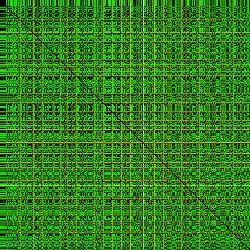
#> input picture imgs/healthy/voice002.jpg, 250 x 250 px, found by its file name; its folder holds only this picture in this run
$ jupyter execute --allow-errors main_file.ipynb   (older library calls are emulated)
#> lines starting #> are read from the running program, lines starting #| are printed output that depends on the picture
#> further down, img is the input picture: shape (250, 250, 3); mean B, G, R 19.6, 126.7, 49.5
[cell 1]
import warnings
warnings.filterwarnings('ignore')
import os
from tqdm import tqdm
from PIL import Image
import pandas as pd
import numpy as np
import matplotlib.pyplot as plt
from pyts.image import GramianAngularField
import cv2

from tensorflow.keras import layers, models
from sklearn.preprocessing import LabelEncoder
from sklearn.model_selection import train_test_split
from sklearn.preprocessing import StandardScaler
from imblearn.over_sampling import SMOTE
from sklearn.experimental import enable_halving_search_cv
from sklearn.model_selection import HalvingGridSearchCV, StratifiedKFold
from sklearn.svm import SVC

from sklearn.metrics import classification_report, ConfusionMatrixDisplay

[cell 2]
import speech_recognition as sr


#Speech to text
def speech_to_text():
    recognizer = sr.Recognizer()
#
    with sr.Microphone() as source:
        print("Say something...")
        audio = recognizer.listen(source, timeout = 1)

    try:
        print("Recognizing...")
        text = recognizer.recognize_google(audio)
        return text
    except sr.UnknownValueError:
        return "Sorry, I could not understand audio."
    except sr.RequestError as e:
        return "Could not request results from Google Web Speech API; {0}".format(e)

#> (the rest of this cell did not finish here and is left out)

[cell 3]
import sounddevice as sd
import librosa
import numpy as np
import threading

# Parameters
sample_rate = 44100
chunk_duration = 0.1  # Chunk duration in seconds
recording = True
audio_data = []

# Function to record audio in a separate thread
def record_audio():
    global audio_data, recording
    print("Recording... Press 'c' and Enter to stop.")
    while recording:
        chunk = sd.rec(int(sample_rate * chunk_duration), samplerate=sample_rate, channels=1)
        audio_data.extend(chunk)
        sd.wait()

# Start the audio recording thread
recording_thread = threading.Thread(target=record_audio)
recording_thread.start()

# Wait for 'c' to be pressed
input("Press 'c' and Enter to stop recording: ")

# Stop recording
recording = False
recording_thread.join()

# Convert audio data to NumPy array
#> (the rest of this cell did not finish here and is left out)

[cell 4]
source_folder = "/home/nipun/001_Hackathon/VOICED_DATASET"
target_folder = "/home/nipun/001_Hackathon/imgs"
healthy_folder = os.path.join(target_folder, 'healthy')
pathology_folder = os.path.join(target_folder, 'pathological')

# Create the target folder if it doesn't exist
os.makedirs(target_folder, exist_ok=True)

# List all files in the source folder
#> (the rest of this cell did not finish here and is left out)

[cell 5]
# [21 lines of commented-out code are left out]

#> (a cell that did not finish here is left out)

[cell 7]
SZ = 20
bin_n = 32 # Number of bins
affine_flags = cv2.WARP_INVERSE_MAP|cv2.INTER_LINEAR
def deskew(img):
   img = cv2.cvtColor(img, cv2.COLOR_BGR2GRAY)
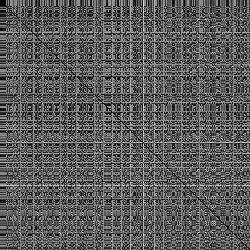
#> img: shape (250, 250); min 0, max 242, mean 91.4
   m = cv2.moments(img)
#> m = moments, m00 5712031, centre m10/m00, m01/m00 = (124.5, 125.2)
   if abs(m['mu02']) < 1e-2:
     return img.copy()
   skew = m['mu11']/m['mu02']
#> skew = -0.00488
   M = np.float32([[1, skew, -0.5*SZ*skew], [0, 1, 0]])
#> M = [[1, -0.00488, 0.0488], [0, 1, 0]]
   img = cv2.warpAffine(img,M,(SZ, SZ),flags=affine_flags)
#> img: shape (20, 20)
   return img

[cell 8]
def hog(img):
   gx = cv2.Sobel(img, cv2.CV_32F, 1, 0)
   gy = cv2.Sobel(img, cv2.CV_32F, 0, 1)
   mag, ang = cv2.cartToPolar(gx, gy)
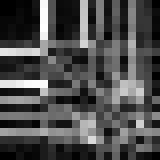
#> mag: shape (20, 20) float32 (shown 8 times larger); min 0, max 521, mean 157.8; drawn with min black and max white
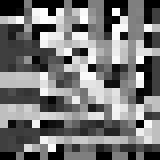
#> ang: shape (20, 20) float32 (shown 8 times larger); min 0, max 6.27, mean 2.94; drawn with min black and max white
   bins = np.int32(bin_n*ang/(2*np.pi))
   bin_cells = bins[:10,:10], bins[10:,:10], bins[:10,10:], bins[10:,10:]
   mag_cells = mag[:10,:10], mag[10:,:10], mag[:10,10:], mag[10:,10:]
   hists = [np.bincount(b.ravel(), m.ravel(), bin_n) for b, m in zip(bin_cells, mag_cells)]
#> hists = 4 items
   hist = np.hstack(hists) # hist is a 64 bit vector
#> hist = 128 values, max 3422.6 at index 56, min 0 at index 5, mean 493.1
   return hist

[cell 9]
# Initialize variables
img_folder_1 = "/home/nipun/001_Hackathon/imgs/healthy"
img_folder_2 = "/home/nipun/001_Hackathon/imgs/pathological"
imgs = []
labels = []

# Process images in folder 1
for img_name in os.listdir(img_folder_1):
    img_path = os.path.join(img_folder_1, img_name)
    img = cv2.imread(img_path)
    if img is not None:
        img = deskew(img)
        img = hog(img)
#> img has the same summary as hist in hog
        imgs.append(img)
        labels.append(0)

# Process images in folder 2
for img_name in os.listdir(img_folder_2):
    img_path = os.path.join(img_folder_2, img_name)
    img = cv2.imread(img_path)
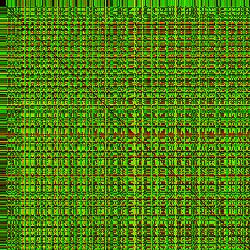
#> input picture imgs/pathological/voice001.jpg, 250 x 250 px, found by its file name
#> img is the input picture: shape (250, 250, 3); mean B, G, R 18.9, 126.7, 78.9
    if img is not None:
        img = deskew(img)
#> in deskew (call 2), `img = cv2.cvtColor(img, cv2.COLOR_BGR2GRAY)`:
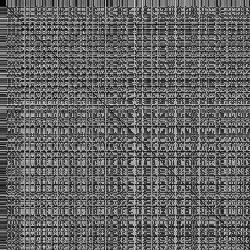
#> img: shape (250, 250); min 1, max 235, mean 100.1
#> in deskew (call 2), `m = cv2.moments(img)`: m = moments, m00 6258704, centre m10/m00, m01/m00 = (124.7, 124.8)
#> in deskew (call 2), `skew = m['mu11']/m['mu02']`: skew = -0.00463
#> in deskew (call 2), `M = np.float32([[1, skew, -0.5*SZ*skew], [0, 1, 0]])`: M = [[1, -0.00463, 0.0463], [0, 1, 0]]
#> in deskew (call 2), `img = cv2.warpAffine(img,M,(SZ, SZ),flags=affine_flags)`:
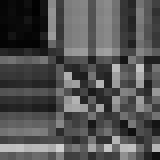
#> img: shape (20, 20) (shown 8 times larger); min 1, max 207, mean 82.1
        img = hog(img)
#> in hog (call 2), `gx = cv2.Sobel(img, cv2.CV_32F, 1, 0)`:
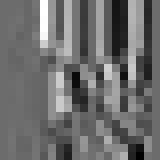
#> gx: shape (20, 20) float32 (shown 8 times larger); min -418, max 568, mean 6; drawn with min black and max white
#> in hog (call 2), `gy = cv2.Sobel(img, cv2.CV_32F, 0, 1)`:
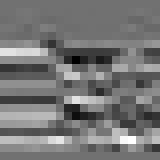
#> gy: shape (20, 20) float32 (shown 8 times larger); min -424, max 531, mean 18; drawn with min black and max white
#> in hog (call 2), `mag, ang = cv2.cartToPolar(gx, gy)`:
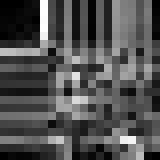
#> mag: shape (20, 20) float32 (shown 8 times larger); min 0, max 569.3, mean 182.1; drawn with min black and max white
#> in hog (call 2), `mag, ang = cv2.cartToPolar(gx, gy)`:
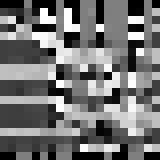
#> ang: shape (20, 20) float32 (shown 8 times larger); min 0, max 6.28, mean 2.83; drawn with min black and max white
#> in hog (call 2), `hist = np.hstack(hists)`: hist = 128 values, max 4101.7 at index 40, min 0 at index 4, mean 568.9
#> img has the same summary as hist in hog
        imgs.append(img)
        labels.append(1)

# Convert the lists to NumPy arrays
imgs = np.array(imgs)
labels = np.array(labels)

[cell 10]
df = pd.DataFrame(imgs, labels)
#> df = table of 2 rows and 128 columns

[cell 11]
#DNN

# Split data into training and testing sets
X_train, X_test, y_train, y_test = train_test_split(imgs, labels, test_size=0.2, random_state=42)
#> y_train = [0]; y_test = [1]

# Define the DNN model
#> (the rest of this cell did not finish here and is left out)
